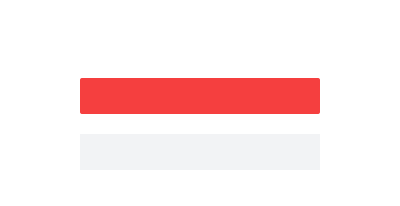
<?xml version="1.0" encoding="UTF-8"?>
<ui version="4.0">
 <class>VideoCallQuitDlg</class>
 <widget class="QDialog" name="VideoCallQuitDlg">
  <property name="geometry">
   <rect>
    <x>0</x>
    <y>0</y>
    <width>400</width>
    <height>206</height>
   </rect>
  </property>
  <property name="minimumSize">
   <size>
    <width>400</width>
    <height>200</height>
   </size>
  </property>
  <property name="maximumSize">
   <size>
    <width>400</width>
    <height>206</height>
   </size>
  </property>
  <property name="windowTitle">
   <string>Dialog</string>
  </property>
  <property name="styleSheet">
   <string notr="true">*{
	border:none;
	font-family:'microsoft yahei';
	font-size:14px;
}

#VideoCallQuitDlg{
	background:#fff;
}

#lbl_info_logo{
	background:url(:/img/warning);
	background-position:center;
    background-repeat:no-repeat;
}

#btn_end{
	background:#f53f3f;
	color:#fff;
	border-radius:2px;
}

#btn_cancel{
	background:#f2f3f5;
	color:#000;
}

</string>
  </property>
  <layout class="QVBoxLayout" name="verticalLayout_2">
   <property name="spacing">
    <number>20</number>
   </property>
   <property name="leftMargin">
    <number>0</number>
   </property>
   <property name="topMargin">
    <number>32</number>
   </property>
   <property name="rightMargin">
    <number>0</number>
   </property>
   <property name="bottomMargin">
    <number>32</number>
   </property>
   <item>
    <layout class="QHBoxLayout" name="horizontalLayout_3">
     <item>
      <spacer name="horizontalSpacer_3">
       <property name="orientation">
        <enum>Qt::Horizontal</enum>
       </property>
       <property name="sizeHint" stdset="0">
        <size>
         <width>40</width>
         <height>20</height>
        </size>
       </property>
      </spacer>
     </item>
     <item>
      <layout class="QHBoxLayout" name="horizontalLayout">
       <property name="spacing">
        <number>10</number>
       </property>
       <item>
        <widget class="QLabel" name="lbl_info_logo">
         <property name="minimumSize">
          <size>
           <width>22</width>
           <height>22</height>
          </size>
         </property>
         <property name="maximumSize">
          <size>
           <width>22</width>
           <height>22</height>
          </size>
         </property>
         <property name="text">
          <string/>
         </property>
        </widget>
       </item>
       <item>
        <widget class="QLabel" name="lbl_info">
         <property name="minimumSize">
          <size>
           <width>0</width>
           <height>22</height>
          </size>
         </property>
         <property name="maximumSize">
          <size>
           <width>16777214</width>
           <height>22</height>
          </size>
         </property>
        </widget>
       </item>
      </layout>
     </item>
     <item>
      <spacer name="horizontalSpacer_4">
       <property name="orientation">
        <enum>Qt::Horizontal</enum>
       </property>
       <property name="sizeHint" stdset="0">
        <size>
         <width>40</width>
         <height>20</height>
        </size>
       </property>
      </spacer>
     </item>
    </layout>
   </item>
   <item>
    <layout class="QHBoxLayout" name="horizontalLayout_2">
     <item>
      <spacer name="horizontalSpacer">
       <property name="orientation">
        <enum>Qt::Horizontal</enum>
       </property>
       <property name="sizeHint" stdset="0">
        <size>
         <width>40</width>
         <height>20</height>
        </size>
       </property>
      </spacer>
     </item>
     <item>
      <layout class="QVBoxLayout" name="verticalLayout">
       <property name="spacing">
        <number>20</number>
       </property>
       <item>
        <widget class="QPushButton" name="btn_end">
         <property name="minimumSize">
          <size>
           <width>240</width>
           <height>36</height>
          </size>
         </property>
         <property name="maximumSize">
          <size>
           <width>240</width>
           <height>36</height>
          </size>
         </property>
        </widget>
       </item>
       <item>
        <widget class="QPushButton" name="btn_cancel">
         <property name="minimumSize">
          <size>
           <width>240</width>
           <height>36</height>
          </size>
         </property>
         <property name="maximumSize">
          <size>
           <width>240</width>
           <height>36</height>
          </size>
         </property>
        </widget>
       </item>
      </layout>
     </item>
     <item>
      <spacer name="horizontalSpacer_2">
       <property name="orientation">
        <enum>Qt::Horizontal</enum>
       </property>
       <property name="sizeHint" stdset="0">
        <size>
         <width>40</width>
         <height>20</height>
        </size>
       </property>
      </spacer>
     </item>
    </layout>
   </item>
  </layout>
 </widget>
 <resources/>
 <connections/>
</ui>
